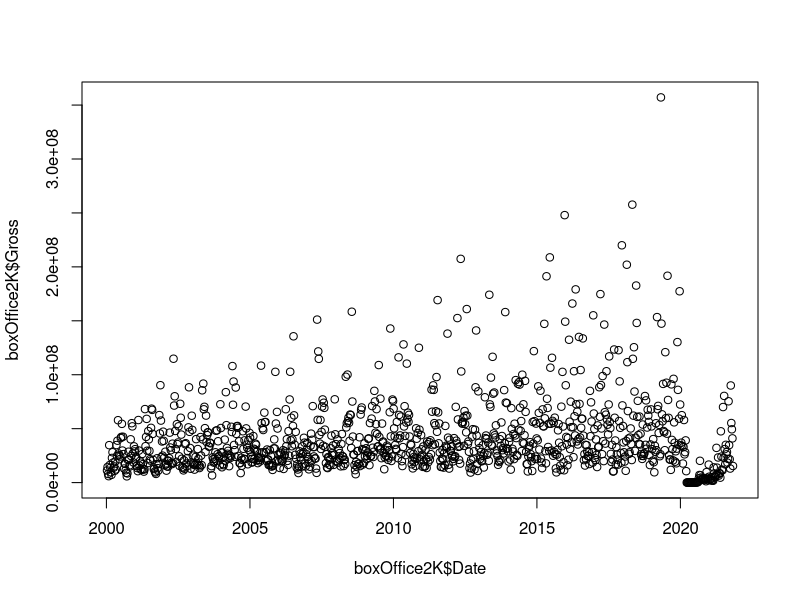
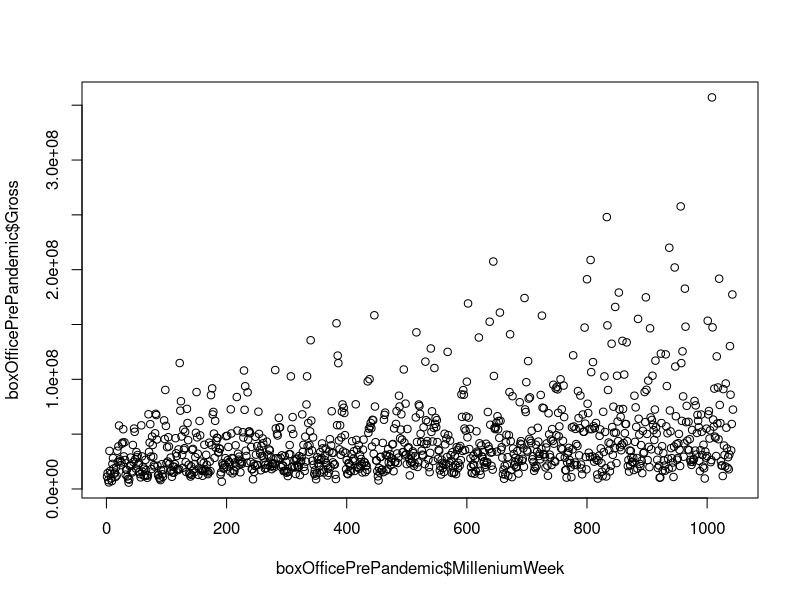
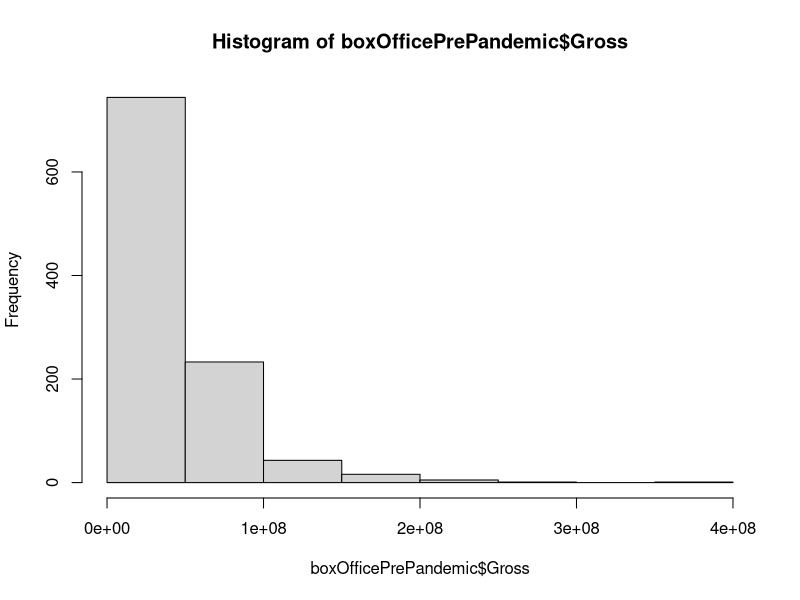

Generate these figures, in order, with R: (Note: this script raises an error after producing the figures.)
# Peter Yeu-Shyang Yeh
# MIS 545 Section 02
# GroupProject.R

# Preliminary Setup -------------------------------------------------------
# Sets the working directory
setwd("~/MIS 545/Fianl Project")

# Installs and loads tidyverse library
# install.packages("tidyverse")
library(tidyverse)

# Installs and loads tidyverse library
# install.packages("lubridate")
library(lubridate)

# Installs and loads MASS library
# install.packages("MASS")
library(MASS)

# Read in CSV -------------------------------------------------------------
# Reads the csv into R with date column
boxOffice <- read.csv(file = "weekendsv2.csv",
                      colClasses = "character",
                      na.strings="?")

# Converts data from character into data
boxOffice$Date <- as.Date(boxOffice$Date, format="%m/%d/%Y")

# Converts data from character into numeric values
boxOffice$Year <- as.numeric(boxOffice$Year)
boxOffice$Weekend <- as.numeric(boxOffice$Weekend)
boxOffice$Gross <- as.numeric(boxOffice$Gross)

# Converts to a tibble
as_tibble(boxOffice)

# Displays the tibble
print(boxOffice)
str(boxOffice)
summary(boxOffice)

# Explanatory Data Analysis -----------------------------------------------
# Recodes Date into Months
boxOffice <- boxOffice %>%
  mutate(Month = month(ymd(boxOffice$Date)))

boxOffice$Month <- as.numeric(boxOffice$Month)

# Recodes Months into Season
boxOffice <- boxOffice %>%
  mutate(WinterSeason = 0)

boxOffice <- boxOffice %>%
  mutate(SpringSeason = 0)

boxOffice <- boxOffice %>%
  mutate(SummerSeason = 0)

boxOffice <- boxOffice %>%
  mutate(FallSeason = 0)

for (i in 1:length(boxOffice$Month)) {
  if(boxOffice$Month[i] > 11) {
    boxOffice$WinterSeason[i] <- 1
  } else if(boxOffice$Month[i] > 8) {
    boxOffice$FallSeason[i] <- 1
  } else if(boxOffice$Month[i] > 5) {
    boxOffice$SummerSeason[i] <- 1
  } else if(boxOffice$Month[i] > 2) {
    boxOffice$SpringSeason[i] <- 1
  } else {
    boxOffice$WinterSeason[i] <- 1
  }
}

# Factorizes Winter Season
boxOffice$WinterSeason <- as.factor(boxOffice$WinterSeason)

# Factorizes Spring Season
boxOffice$SpringSeason <- as.factor(boxOffice$SpringSeason)

# Factorizes Season
boxOffice$SummerSeason <- as.factor(boxOffice$SummerSeason)

# Factorizes Season
boxOffice$FallSeason <- as.factor(boxOffice$FallSeason)

# Season factorization check
summary(boxOffice)

# Selects movies from 2000-2021
boxOffice2K <- filter(.data = boxOffice, Year > 1999)

# Coding in column of continuous week number since start of 2000
MilleniumWeek <- c(1:length(boxOffice2K$Gross))

boxOffice2K <- cbind(boxOffice2K, MilleniumWeek)

# Week numeric check
summary(boxOffice2K)

# HolidayWeekend Data for 2000-2020
holidayWeekend <- read.csv(file = "HolidayWeek.csv",
                           colClasses = "character",
                           na.strings="?")

# Converts data from character into data
holidayWeekend$HolidayWeekend <- as.Date(holidayWeekend$HolidayWeekend,
                                         format="%m/%d/%Y")
# Summary indicates a NA output
summary(holidayWeekend)

# NA filled with the appropriate date
holidayWeekend$HolidayWeekend[82] <- as.Date("5/11/2008",
                                             format="%m/%d/%Y")

# Summary indicates a NA output
summary(holidayWeekend)

# Create For loop to generate a logical holiday weekend column
boxOffice2K <- boxOffice2K %>%
  mutate(HolidayWeekend = 0)

for (i in 1:length(boxOffice2K$Date)) {
  for (j in 1:length(holidayWeekend$HolidayWeekend)) {
    if(boxOffice2K$Date[i] == holidayWeekend$HolidayWeekend[j]) {
      boxOffice2K$HolidayWeekend[i] <- 1
    }
  }
}

# Turns the HolidayWeekend into a logical feature
boxOffice2K$HolidayWeekend <- as.factor(boxOffice2K$HolidayWeekend)

# j does not match up with the number of holiday weekends
summary(boxOffice2K$HolidayWeekend)

# Data Subsetting By Year -------------------------------------------------
# Streaming Availablility
boxOffice2K <- boxOffice2K %>%
  mutate(Streaming = ifelse(Year > 2007, 1, 0))
boxOffice2K$Streaming <- as.factor(boxOffice2K$Streaming)

# Original Streaming Availablility
boxOffice2K <- boxOffice2K %>%
  mutate(OriginalStreaming = ifelse(Year > 2012, 1, 0))
boxOffice2K$OriginalStreaming <- as.factor(boxOffice2K$OriginalStreaming)

# International Streaming Availablility
boxOffice2K <- boxOffice2K %>%
  mutate(InternationalStreaming = ifelse(Year > 2017, 1, 0))
boxOffice2K$InternationalStreaming <- as.factor(
  boxOffice2K$InternationalStreaming)

# Pandemic
boxOffice2K <- boxOffice2K %>%
  mutate(Pandemic= ifelse(Year > 2019, 1, 0))
boxOffice2K$Pandemic <- as.factor(boxOffice2K$Pandemic)

# Streaming factor check
summary(boxOffice2K)

# Visualizations ----------------------------------------------------------
# Plot, noticeable dip at year 2020.
plot(boxOffice2K$Gross ~ boxOffice2K$Date)

# Filter out the outlier data
boxOfficePrePandemic <- filter(.data = boxOffice2K, Pandemic == 0)

# Plot data of interest
plot(boxOfficePrePandemic$Gross ~ boxOfficePrePandemic$MilleniumWeek)

# Histogram
hist(boxOfficePrePandemic$Gross)

# Correlation check, Use MilleniumWeek since most correlated to Gross
cor(boxOfficePrePandemic$Gross, boxOfficePrePandemic$MilleniumWeek)
cor(boxOfficePrePandemic$Gross, boxOfficePrePandemic$Year)
cor(boxOfficePrePandemic$Gross, boxOfficePrePandemic$Weekend)

# Gross is skewed. Need to generate box cox to determine transformation
boxOfficePrePandemicLinear <- lm(data = boxOfficePrePandemic, Gross ~
                                   MilleniumWeek +
                                   WinterSeason +
                                   SpringSeason +
                                   SummerSeason +
                                   HolidayWeekend +
                                   Streaming +
                                   OriginalStreaming +
                                   InternationalStreaming)

grossBoxCox <- boxcox(boxOfficePrePandemicLinear,
                      lambda = seq(-.5,.3,0.1),
                      interp = F)

boxOfficePrePandemic <- boxOfficePrePandemic %>%
  mutate(NormalizedGross = Gross^(-0.2))

summary(boxOfficePrePandemic)

hist(boxOfficePrePandemic$NormalizedGross)

cor(boxOfficePrePandemic$NormalizedGross, boxOfficePrePandemic$MilleniumWeek)
cor(boxOfficePrePandemic$NormalizedGross, boxOfficePrePandemic$Year)
cor(boxOfficePrePandemic$NormalizedGross, boxOfficePrePandemic$Weekend)

plot(boxOfficePrePandemic$NormalizedGross ~ boxOfficePrePandemic$MilleniumWeek)
boxOfficeNormalLM <- lm(data = boxOfficePrePandemic, NormalizedGross ~
                          MilleniumWeek +
                          WinterSeason +
                          SpringSeason +
                          SummerSeason +
                          HolidayWeekend +
                          Streaming +
                          OriginalStreaming +
                          InternationalStreaming)
abline(boxOfficeNormalLM,
       col = "red")
summary(boxOfficeNormalLM)

boxOfficePrePandemic <- boxOfficePrePandemic %>%
  mutate(SuccessCriteria = fitted(boxOfficeNormalLM))

boxOfficePrePandemic <- boxOfficePrePandemic %>%
  mutate(Success = 0)
for (i in 1:length(boxOfficePrePandemic$NormalizedGross)) {
  if(boxOfficePrePandemic$NormalizedGross[i] <
     boxOfficePrePandemic$SuccessCriteria[i]) {
    boxOfficePrePandemic$Success[i] <- 1
  } else{
    boxOfficePrePandemic$Success[i] <- 0
  }
}

boxOfficePrePandemic$Succes <- as.factor(boxOfficePrePandemic$Success)


summary(boxOfficePrePandemic)
